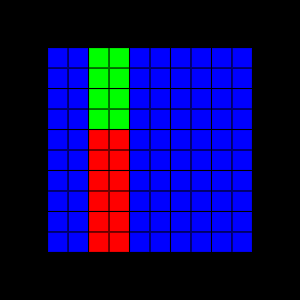

Recreate this plot in Python.
#!/usr/bin/env python

# Segment a plane mesh using vtkPolyDataEdgeConnectivityFilter with
# scalar connectivity, barrier edges from explicit source, and cell region areas.

# Factory overrides
import vtkmodules.vtkInteractionStyle  # noqa: F401
import vtkmodules.vtkRenderingOpenGL2  # noqa: F401

from vtkmodules.vtkCommonDataModel import (
    vtkCellArray,
    vtkPolyData,
)
from vtkmodules.vtkFiltersCore import (
    vtkPointDataToCellData,
    vtkPolyDataEdgeConnectivityFilter,
    vtkSimpleElevationFilter,
)
from vtkmodules.vtkFiltersSources import vtkPlaneSource
from vtkmodules.vtkRenderingCore import (
    vtkActor,
    vtkPolyDataMapper,
    vtkRenderWindow,
    vtkRenderWindowInteractor,
    vtkRenderer,
)

# Source: regular plane
plane = vtkPlaneSource()
plane.SetResolution(10, 10)
plane.SetOrigin(0, 0, 0)
plane.SetPoint1(10, 0, 0)
plane.SetPoint2(0, 10, 0)

# Color by elevation
elevation = vtkSimpleElevationFilter()
elevation.SetInputConnection(plane.GetOutputPort())
elevation.SetVector(1, 0, 0)

# Convert to cell scalars
cell_scalars = vtkPointDataToCellData()
cell_scalars.SetInputConnection(elevation.GetOutputPort())
cell_scalars.Update()

# Create barrier edges from specific point ids
edges = vtkCellArray()
edges.InsertNextCell(2, [68, 69])
edges.InsertNextCell(2, [69, 70])

barrier_edges = vtkPolyData()
barrier_edges.SetPoints(cell_scalars.GetOutput().GetPoints())
barrier_edges.SetLines(edges)

# Edge connectivity with scalar range and barrier edges
connectivity = vtkPolyDataEdgeConnectivityFilter()
connectivity.SetInputConnection(cell_scalars.GetOutputPort())
connectivity.SetSourceData(barrier_edges)
connectivity.ScalarConnectivityOn()
connectivity.SetScalarRange(2, 4)
connectivity.BarrierEdgesOn()
connectivity.GrowLargeRegionsOff()
connectivity.SetExtractionModeToAllRegions()
connectivity.ColorRegionsOn()
connectivity.CellRegionAreasOn()
connectivity.Update()

print(f"Num cells: {connectivity.GetOutput().GetNumberOfCells()}")
print(f"Num regions: {connectivity.GetNumberOfExtractedRegions()}")
print(f"Total area: {connectivity.GetTotalArea()}")

# Mapper colored by region
tess_mapper = vtkPolyDataMapper()
tess_mapper.SetInputConnection(connectivity.GetOutputPort())
tess_mapper.ScalarVisibilityOn()
tess_mapper.SetScalarModeToUseCellData()
tess_mapper.SetScalarRange(0, 2)

tess_actor = vtkActor()
tess_actor.SetMapper(tess_mapper)
tess_actor.GetProperty().SetColor(1, 1, 1)
tess_actor.GetProperty().EdgeVisibilityOn()
tess_actor.GetProperty().SetEdgeColor(0, 0, 0)

# Renderer
renderer = vtkRenderer()
renderer.SetBackground(0, 0, 0)
renderer.AddActor(tess_actor)

# Window
render_window = vtkRenderWindow()
render_window.AddRenderer(renderer)
render_window.SetWindowName("edge connectivity scalar barrier")

# Scene
renderer.ResetCamera()

# Interactor
interactor = vtkRenderWindowInteractor()
interactor.SetRenderWindow(render_window)

interactor.Initialize()
interactor.Start()
